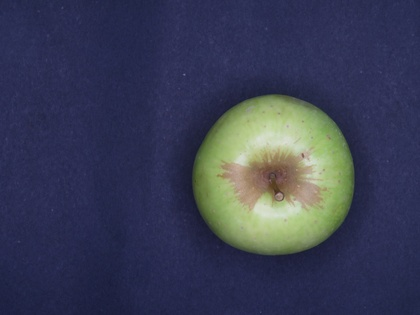
%> input picture Segundo/FSI/Practica 4/F04.jpg, 420 x 315 px, shrunk from 5184 x 3888 before the run, given in place of F01.jpg, which was not available
$ octave Programa.m   (GNU Octave 9; MATLAB toolbox functions it lacks are replaced by stand-ins)
%> lines starting %> are read from the running program, lines starting %| are printed output that depends on the picture; pictures that were not available may be replaced by others from this repository, and a replacement may not be noted
### Segundo/FSI/Practica 4/ColorEnhance2.m
% FUNCION DEL PREPROCESAMIENTO

% Primero tenemos que coger la imagen que queramos (insertar el nombre en
% la llamada a la funcion) esto va a darte la imagen en uint8

% Pasar la imagen a double

% Poner la imagen en escala de grises

% Sacar el max y min de luminancia

% ImOUT = (ImIN - min) / (max - min)

% Si algun valor es mayor que uno llevarlo a uno y si es negativo llevarlo
% a 0


function imOUT = ColorEnhance2 (imIN) % ImIN es el nombre, no la imagen
%> called with imIN = 'F01.jpg'

    imagen = imread (imIN);
%> imagen is the input picture: size 315x420x3 uint8; mean R, G, B 57.7, 62, 84.4
    imagenDouble = im2double (imagen);

    imagenGrises = EscalaGrises (imagenDouble);
%> in EscalaGrises, `imagenGrises = 0.3 * imagenColor (:,:,1) + 0.59 * imagenColor (:,:,2) ..`:
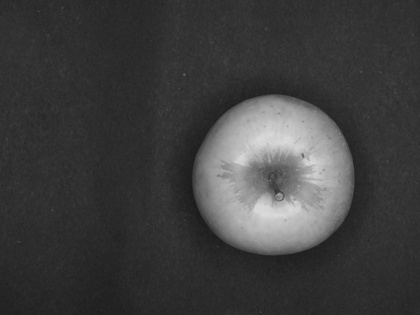
%> imagenGrises: size 315x420 double; min 0.101, max 0.867, mean 0.248

    maxLum = max (max (imagenGrises));
%> maxLum = 0.867
    minLum = min (min (imagenGrises));
%> minLum = 0.101

    imOUT = (imagenDouble - minLum) / (maxLum - minLum);
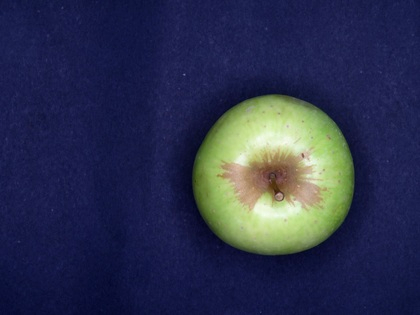
%> imOUT: size 315x420x3 double; mean R, G, B 0.163, 0.185, 0.3; drawn with min black and max white

    ImOUT (imOUT > 1) = 1;
    ImOUT (imOUT < 0) = 0;

    figure;
    imshow (imOUT);

end

### Segundo/FSI/Practica 4/EscalaGrises.m
function imagenGrises = EscalaGrises (imagenColor)

    imagenGrises = 0.3 * imagenColor (:,:,1) + 0.59 * imagenColor (:,:,2) + 0.11 * imagenColor (:,:,3);

end

### Segundo/FSI/Practica 4/ExtractFeatures.m
% FUNCION DE LOS HISTOGRAMAS

% Primero definimos N y calculamos 3 histogramas, uno para cada componente
% RGB

% Nomalizamos los histogramas

% Creamos 3 vectores con la ultima cuarta parte de cada histograma y los
% unimos en la matriz feat


function feat = ExtractFeatures (imagen, N)
%> called with N = 32

    histR = imhist (imagen (:,:,1), N);
%> histR = 32 values, max 42845 at index 3, min 2 at index 32, mean 4134.4
    histG = imhist (imagen (:,:,2), N);
%> histG = 32 values, max 50121 at index 4, min 85 at index 1, mean 4134.4
    histB = imhist (imagen (:,:,3), N);
%> histB = 32 values, max 37412 at index 10, min 0 at index 31, mean 4134.4

    histR = histR ./ norm (histR);
%> histR = 32 values, max 0.684 at index 3, min 3.19e-05 at index 32, mean 0.066
    histG = histG ./ norm (histG);
%> histG = 32 values, max 0.788 at index 4, min 0.00134 at index 1, mean 0.065
    histB = histB ./ norm (histB);
%> histB = 32 values, max 0.657 at index 10, min 0 at index 31, mean 0.0726

    featR = histR (0.75 * N : N);
%> featR = [0.0242; 0.0276; 0.019; 0.0145; 0.0127; 0.00888; 0.00792; 0.00303; 3.19e-05]
    featG = histG (0.75 * N : N);
%> featG = [0.0194; 0.0236; 0.0202; 0.0206; 0.0204; 0.0176; 0.015; 0.0147; 0.00547]
    featB = histB (0.75 * N : N);
%> featB = [0.0055; 0.00588; 0.00486; 0.00497; 0.00636; 0.00279; 0.000562; 0; 0]

    feat = [featR featG featB];
%> feat = [0.0242 0.0194 0.0055; 0.0276 0.0236 0.00588; 0.019 0.0202 0.00486; 0.0145 0.0206 0.00497; 0.0127 0.0204 0.00636; 0.00888 0.0176 0.00279; 0.00792 0.015 0.000562; 0.00303 0.0147 0; 3.19e-05 0.00547 0]
end

### Segundo/FSI/Practica 4/ExtractFromFile.m
% FUNCION CONJUNCION DE PREPROCESAMIENTO E HISTOGRAMAS

function CMatrix = ExtractFromFile (archivo, tamHist)

    imagen = ColorEnhance2 (archivo);
    CMatrix = ExtractFeatures (imagen, tamHist);
%> CMatrix has the same summary as feat in ExtractFeatures

end

### Segundo/FSI/Practica 4/RecogTrainer.m
% FUNCION DE ENTRENAMIENTO

% Primero divides las imagenes en archivos de entrenamiento y de test
% verdes y rojos

% Inicializas las clases de manzanas y les implantas los archivos de
% entrenamiento

% Entrenas al programa y lo testeas

function classes = RecogTrainer (tamHist)

    trainG = {'F01.jpg' 'F02.jpg' 'F03.jpg'};
    trainR = {'F07.jpg' 'F08.jpg' 'F09.jpg'};

    classes (1).name = 'green apple';
    classes (1).trainfiles = trainG;

    classes (2).name = 'red apple';
    classes (2).trainfiles = trainR;

    for i = 1 : length (classes)

        Files = classes (i).trainfiles;
        aux = ExtractFromFile (Files {1}, tamHist);
%> aux has the same summary as feat in ExtractFeatures

        for j = 2:length (Files)
            aux = aux + ExtractFromFile (Files {j}, tamHist);
%> call 2 of ColorEnhance2, with imIN = 'F02.jpg'
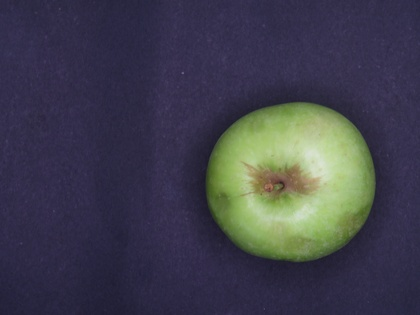
%> input picture Segundo/FSI/Practica 4/F05.jpg, 420 x 315 px, shrunk from 5184 x 3888 before the run, given in place of F02.jpg, which was not available
%> in ColorEnhance2, imagen is the input picture: size 315x420x3 uint8; mean R, G, B 63.4, 63.3, 76.2
%> in EscalaGrises (call 2), `imagenGrises = 0.3 * imagenColor (:,:,1) + 0.59 * imagenColor (:,:,2) ..`:
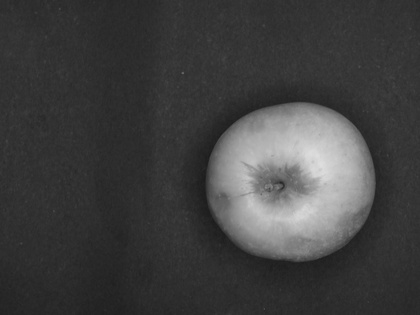
%> imagenGrises: size 315x420 double; min 0.105, max 0.874, mean 0.254
%> in ColorEnhance2 (call 2), `maxLum = max (max (imagenGrises));`: maxLum = 0.874
%> in ColorEnhance2 (call 2), `minLum = min (min (imagenGrises));`: minLum = 0.105
%> in ColorEnhance2 (call 2), `imOUT = (imagenDouble - minLum) / (maxLum - minLum);`:
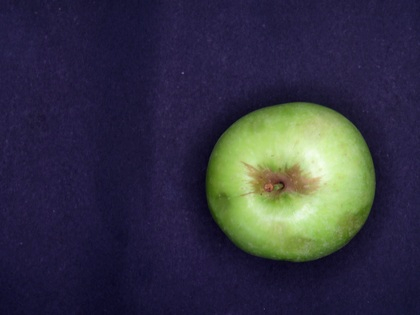
%> imOUT: size 315x420x3 double; mean R, G, B 0.186, 0.186, 0.251; drawn with min black and max white
%> aux = [0.0515 0.0373 0.00883; 0.0505 0.0451 0.00882; 0.0383 0.0472 0.00875; 0.0238 0.0462 0.00803; 0.0195 0.0483 0.00845; 0.015 0.0439 0.00377; 0.0119 0.0268 0.000785; 0.00421 0.0253 0; 3.19e-05 0.0123 0]
%> the run ends on the next line
        end

        classes(i).pattern = aux / length (Files);
    end
end

### Segundo/FSI/Practica 4/Programa.m
tamHist = 32;

test (1).Files = {'F04.jpg' 'F05.jpg' 'F06.jpg'};
test (2).Files = {'F10.jpg' 'F11.jpg' 'F12.jpg'};

clases = RecogTrainer (tamHist);
